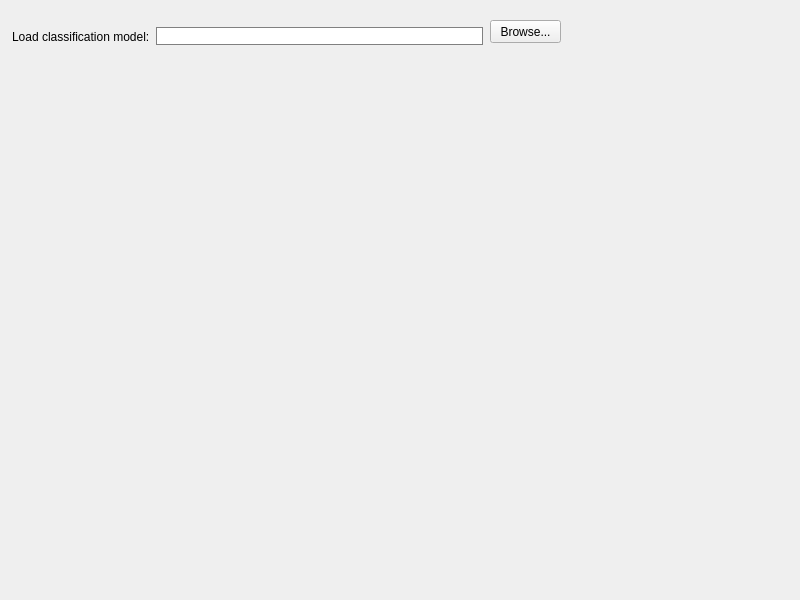
<?xml version="1.0" encoding="UTF-8"?>
<ui version="4.0">
 <class>widget_load_sentiment_classification_model</class>
 <widget class="QWidget" name="widget_load_sentiment_classification_model">
  <property name="geometry">
   <rect>
    <x>0</x>
    <y>0</y>
    <width>800</width>
    <height>600</height>
   </rect>
  </property>
  <property name="windowTitle">
   <string>Form</string>
  </property>
  <widget class="QPushButton" name="button_open_file">
   <property name="geometry">
    <rect>
     <x>490</x>
     <y>20</y>
     <width>71</width>
     <height>23</height>
    </rect>
   </property>
   <property name="toolTip">
    <string>open</string>
   </property>
   <property name="styleSheet">
    <string notr="true"/>
   </property>
   <property name="text">
    <string>Browse...</string>
   </property>
   <property name="iconSize">
    <size>
     <width>53</width>
     <height>36</height>
    </size>
   </property>
  </widget>
  <widget class="QWidget" name="layoutWidget">
   <property name="geometry">
    <rect>
     <x>12</x>
     <y>21</y>
     <width>471</width>
     <height>31</height>
    </rect>
   </property>
   <layout class="QHBoxLayout" name="horizontalLayout">
    <item>
     <widget class="QLabel" name="label">
      <property name="font">
       <font>
        <pointsize>9</pointsize>
       </font>
      </property>
      <property name="text">
       <string>Load classification model:</string>
      </property>
     </widget>
    </item>
    <item>
     <widget class="QLineEdit" name="lineEdit">
      <property name="styleSheet">
       <string notr="true">border: 1px solid gray; </string>
      </property>
     </widget>
    </item>
   </layout>
  </widget>
 </widget>
 <resources/>
 <connections/>
</ui>
